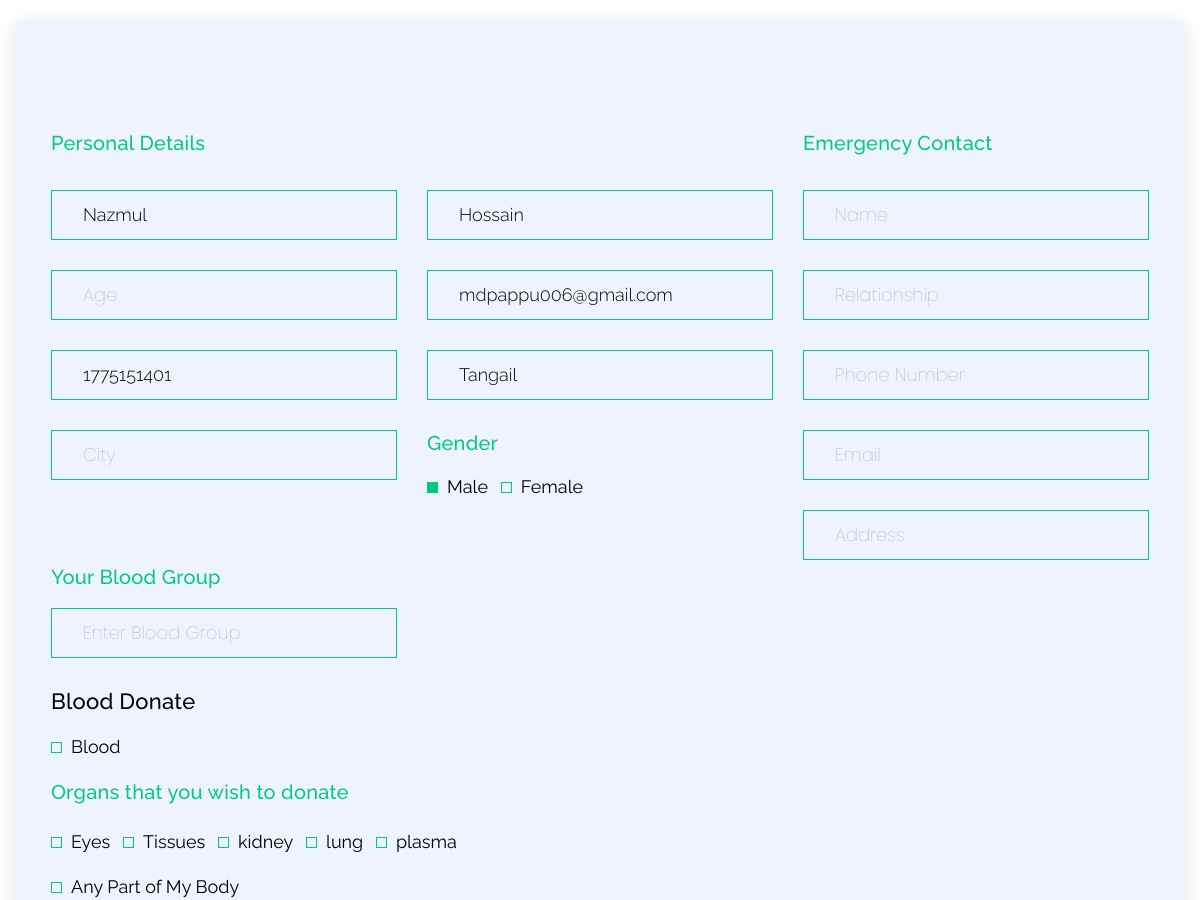
/doner.php (signed in, middle part), run on an earlier commit of the app's database.
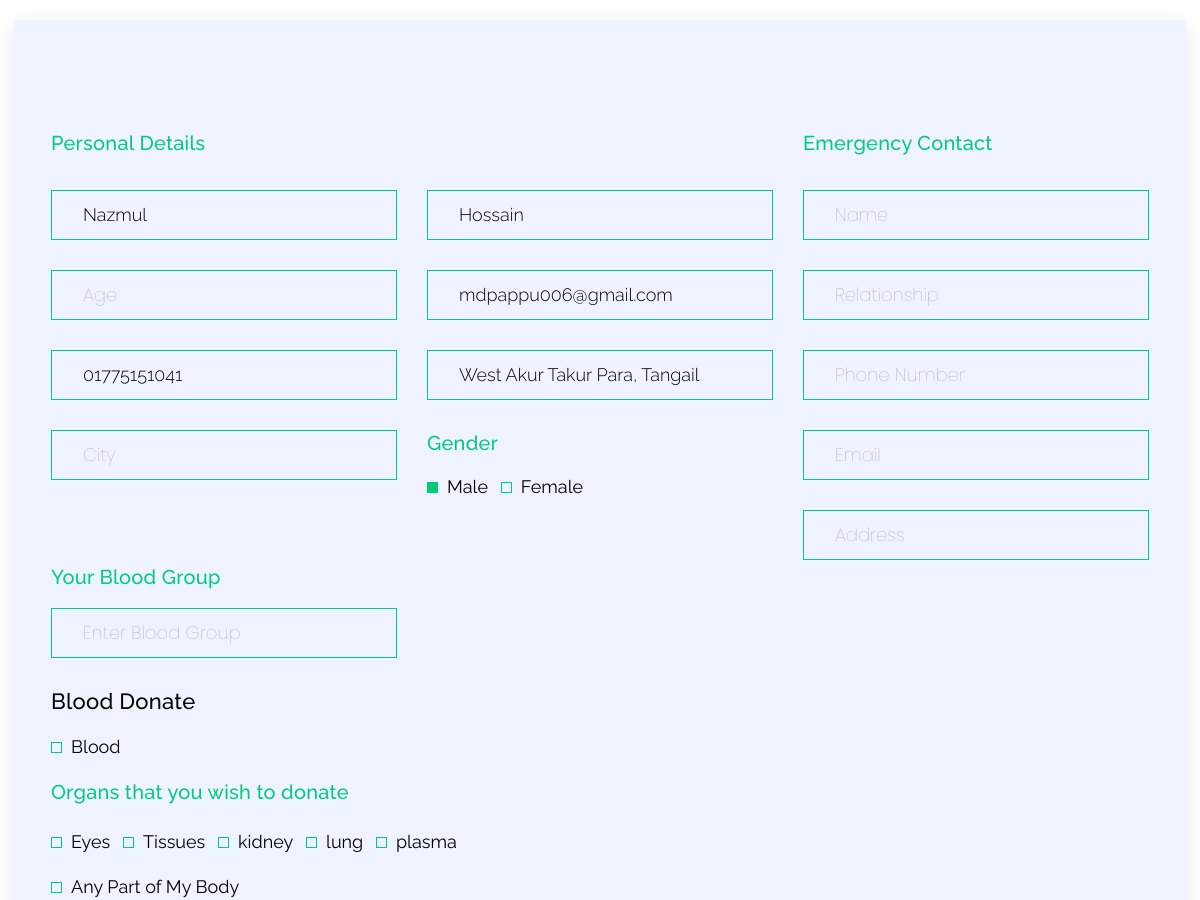
And on a later commit of the database.
### tables this page shows
CREATE TABLE IF NOT EXISTS `signup_user` (
  `id` int(11) NOT NULL AUTO_INCREMENT,
  `firstname` varchar(50) NOT NULL,
  `lastname` varchar(50) NOT NULL,
  `phone` varchar(11) NOT NULL,
  `email` varchar(30) NOT NULL,
  `pass` varchar(255) NOT NULL,
  `address` varchar(100) NOT NULL,
  `donate_user` varchar(30) DEFAULT NULL,
  PRIMARY KEY (`id`),
  UNIQUE KEY `email` (`email`)
);

### doner.php (the view, shortened to what the changed rows need)
<?php
    include_once('header/header.php') ;
    include_once('backend/become-donar.php') ;
    $query = "SELECT id,firstname, lastname, phone ,email, address FROM signup_user";
    $result = mysqli_query($connect, $query);
?>
<main class="main-wrap">
    <div class="donor-form-wrapper">
        <div class="container">
            <div class="row">
                <div class="col-md-12">
                    <div class="form-inside-all">
                        <form method="POST">
                            <div class="row">
                                <div class="col-lg-8">
<?php
    while ($data = mysqli_fetch_assoc($result)) {
        $userid = $_SESSION['id'];
        if($userid == $data['id']){
?>
                                    <div class="row">
                                        <div class="col-md-6">
                                            <input type="text" name="donorfname" value="<?php echo $data['firstname'];?>" readonly/>
                                        </div>
                                        <div class="col-md-6">
                                            <input type="text" name="donorlname" value="<?php echo $data['lastname'];?>" readonly/>
                                        </div>
                                        <div class="col-md-6">
                                            <input type="text" placeholder="Age" name="donorage" required/>
                                        </div>
                                              <div class="col-md-6">
                                            <input type="email" name="donoremail" value="<?php echo $data['email'];?>" readonly/>
                                        </div>
                                        <div class="col-md-6">
                                            <input type="text" name="donor-phone" value="<?php echo $data['phone'];?>" readonly/>
                                        </div>
                                        <div class="col-md-6">
                                            <input type="text" name="donor-address" value="<?php echo $data['address'];?>" readonly/>
                                        </div>
                                        <div class="col-md-6">
                                            <input type="text" placeholder="City" name="donor-city" required/>
                                        </div>
                                        <div class="col-lg-6">
                                            <div class="gender-area">
                                                <div class="titles">
                                                    <h4>Gender</h4>
                                                </div>
                                                <div class="rd-btns">
                                                    <label>Male
                                                        <span class="checkmark"></span>
                                                    </label>
                                                    <label>Female
                                                        <span class="checkmark"></span>
                                                    </label>
                                                </div>
                                            </div>
                                        </div>
                                        <div class="col-lg-6">
                                            <div class="gender-area">
                                                <div class="titles">
                                                    <h4>Your Blood Group</h4>
                                                </div>
                                                <input type="text" placeholder="Enter Blood Group" name="donor-b-group" required/>
                                            </div>
                                        </div>
                                        <div class="col-md-12">
                                            <h4>Blood Donate</h4>
                                            <label>Blood
                                                <span class="checkmark"></span>
                                            </label>
                                        </div>
                                        <div class="col-lg-12">
                                            <div class="organ-area">
                                                <div class="titles">
                                                    <h4>Organs that you wish to donate</h4>
                                                </div>
                                                <label>Eyes
                                                    <span class="checkmark"></span>
                                                </label>
                                                <label>Tissues
                                                    <span class="checkmark"></span>
                                                </label>
                                                <label>kidney
                                                    <span class="checkmark"></span>
                                                </label>
                                                <label>lung
                                                    <span class="checkmark"></span>
                                                </label>
                                                <label>plasma
                                                    <span class="checkmark"></span>
                                                </label>
                                                <div class="row">
                                                <div class="col-md-12">
                                                        <label>Any Part of My Body
                                                            <span class="checkmark"></span>
                                                        </label>
                                                    </div>
                                                </div>
                                            </div>
                                        </div>
                                    </div>
<?php }
    }
?>
                                </div>
                            </div>
                        </form>
                    </div>
                </div>
            </div>
        </div>
    </div>
</main>
    <?php include_once('header/footer.php') ;?>

What changed in the data, as far as the page shows it:
changed signup_user "Nazmul": donor-phone "1775151401" → "01775151041"; donor-address "Tangail" → "West Akur Takur Para, Tangail"
